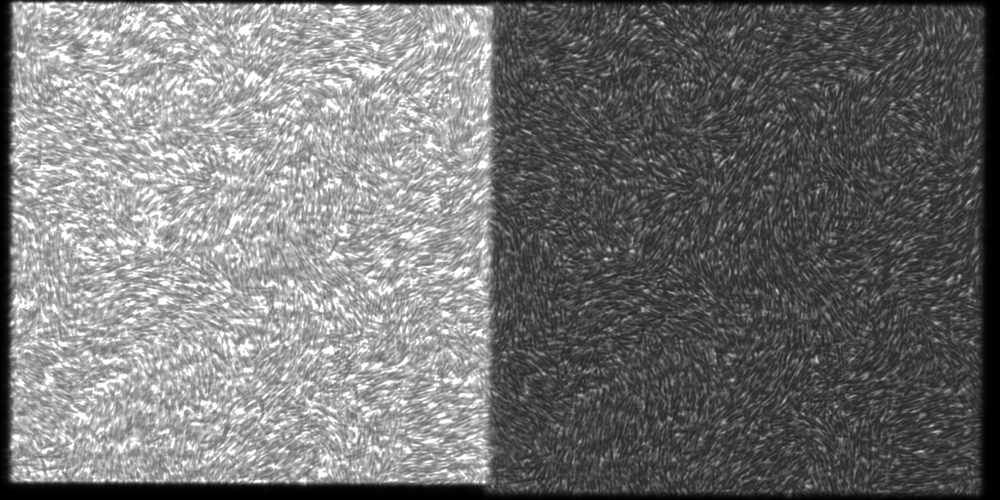
#> input picture nematics/example_images/raw/1_X1.tif, 1000 x 500 px, shrunk from 1800 x 900 before the run, found by its file name
$ python Orientation_Field.py
#> lines starting #> are read from the running program, lines starting #| are printed output that depends on the picture
#> further down, img is the input picture: shape (500, 1000); min 0, max 255, mean 116
# %%
import numpy as np
import matplotlib.pyplot as plt

from skimage import feature
import sys
import os

sys.path.insert(1, os.path.dirname(os.getcwd()))


def orientation_analysis(img, sigma):
    """ Orientation Analysis as in OrientationJ (Fiji). See https://forum.image.sc/t/orientationj-or-similar-for-python/51767/3 for a discussion.
    Also check theoretical-background-orientation.pdf for mathematical concepts. """
#> called with sigma = 12

    # Compute structure tensor (upper diagonal elements) for every pixel in the image. Structre tensor is postive-definite symmetric matrix (positive eigenvalues)
    Axx, Axy, Ayy = feature.structure_tensor(img.astype(np.float32), sigma=sigma, mode='reflect', order='xy')
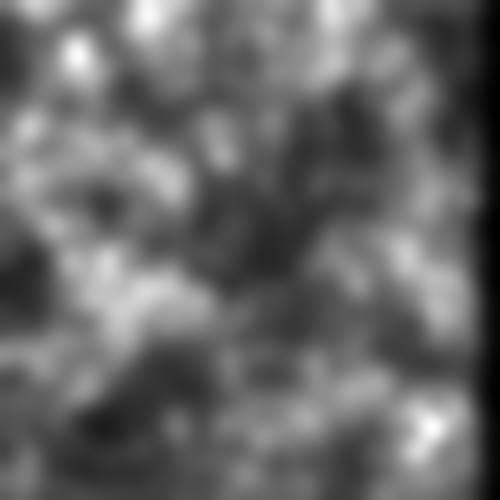
#> Ayy: shape (500, 500) float32; min 255.8, max 12112.8, mean 5089; drawn with min black and max white

    # Get orientation for every pixel in the image
    ori = np.arctan2(2*Axy, Ayy - Axx) / 2
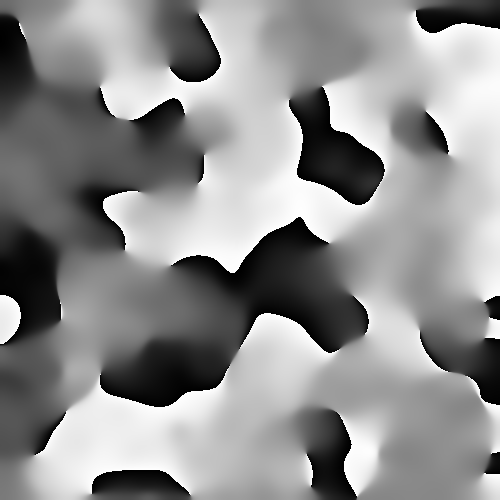
#> ori: shape (500, 500) float32; min -1.57, max 1.57, mean 0.189; drawn with min black and max white

    # Compute coherence (local anisotropy of the image). If both eigenvalues of the structure tensor are equal, the coherence is zero (isotropic image).
    # If the smaller eigenvalue tends to zero, the coherence tends to 1 (see math formulas).
    l1, l2 = feature.structure_tensor_eigenvalues([Axx, Axy, Ayy])
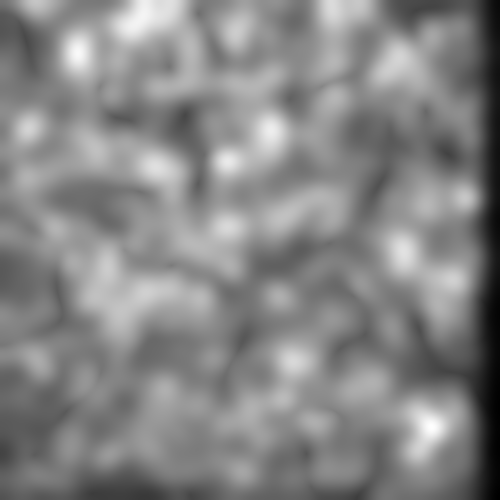
#> l1: shape (500, 500) float32; min 600.7, max 12638.7, mean 6919; drawn with min black and max white
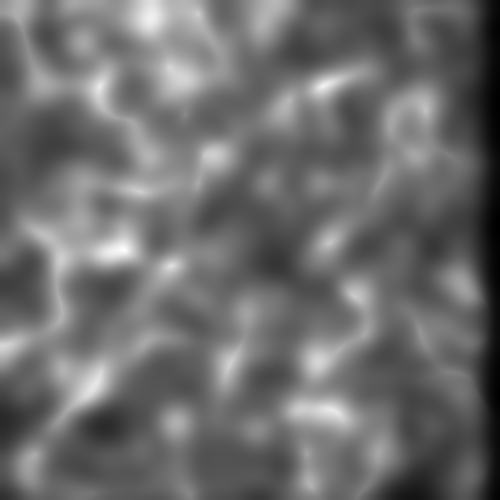
#> l2: shape (500, 500) float32; min 227.5, max 7209.7, mean 3236.6; drawn with min black and max white
    eps = 1e-3 # to avoid division by zero?
    coh = ((l2-l1) / (l2+l1+eps)) ** 2
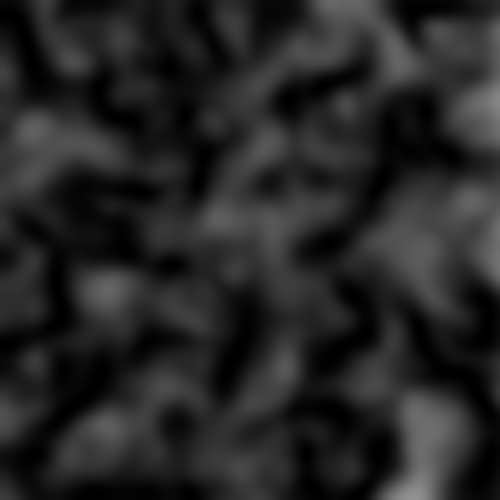
#> coh: shape (500, 500) float32; min 9.64e-07, max 0.574, mean 0.151

    # Finally, compute energy as trace of the structure tensor
    E = np.sqrt(Axx + Ayy)
    E /= np.max(E)
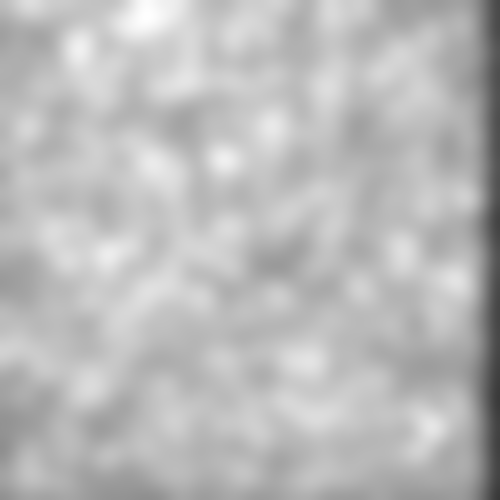
#> E: shape (500, 500) float32; min 0.223, max 1, mean 0.731

    return ori, coh, E

# %%
data_path = r'C:\Users\USER'

# file = r'\4.jpg'
# file = r"\CODES\nematics\example_images\raw\1_X1.tif"
file = r"..\example_images\raw\1_X1.tif"
# file = r"\Downloads\BEER\pep 858\1-20\1-0001.tif"

# TODO works only for reqtangular images.
img = plt.imread(file)#[:,:900]
img = img[-np.min(img.shape):,-np.min(img.shape):]

ori, coh, E = orientation_analysis(img, 12)

fig, axs  = plt.subplots(1,2,figsize=(20,10))
axs[0].imshow(img,cmap='gray')
axs[1].imshow(img,cmap='gray')
axs[1].imshow(ori,cmap='hsv', alpha=.2)
axs[0].set_title('Raw ')
axs[1].set_title('Orientation')

# %%
fig, axs  = plt.subplots(1,2,figsize=(20,10))
axs[0].imshow(coh,cmap='gray')
axs[1].imshow(E,cmap='gray')
axs[0].set_title('Coherency')
axs[1].set_title('Energy')
# %%

pix_x = img.shape[0]
#> pix_x = 500
pix_y = img.shape[1]
#> pix_y = 500

x = np.arange(0,pix_x)
#> x = 500 values from 0 to 499
y = np.arange(0,pix_y)
#> y = 500 values from 0 to 499

xx, yy = np.meshgrid(x, y)
fig, axs  = plt.subplots(1,2,figsize=(20,10))
s = 15
axs[0].imshow(img,cmap='gray')
axs[1].imshow(img,cmap='gray')
axs[1].quiver(xx[::s,::s], yy[::s,::s],
    np.cos(ori)[::s,::s], np.sin(ori)[::s,::s],
    headaxislength=0, headwidth=0, headlength=0,
    color='lawngreen',scale=60, pivot='mid', alpha=.8)
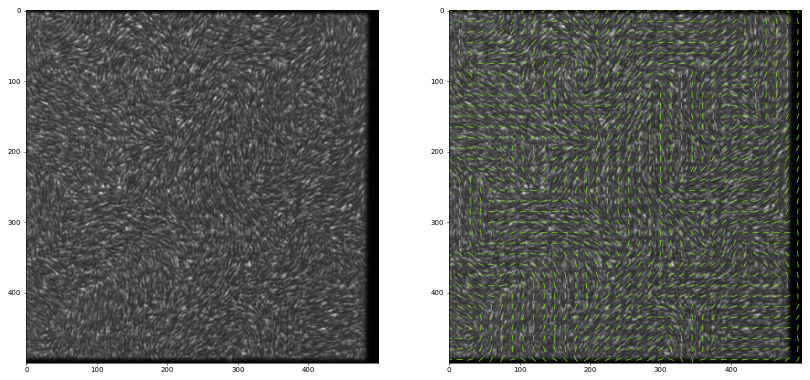
#> figure drawn by matplotlib, 2 panels
